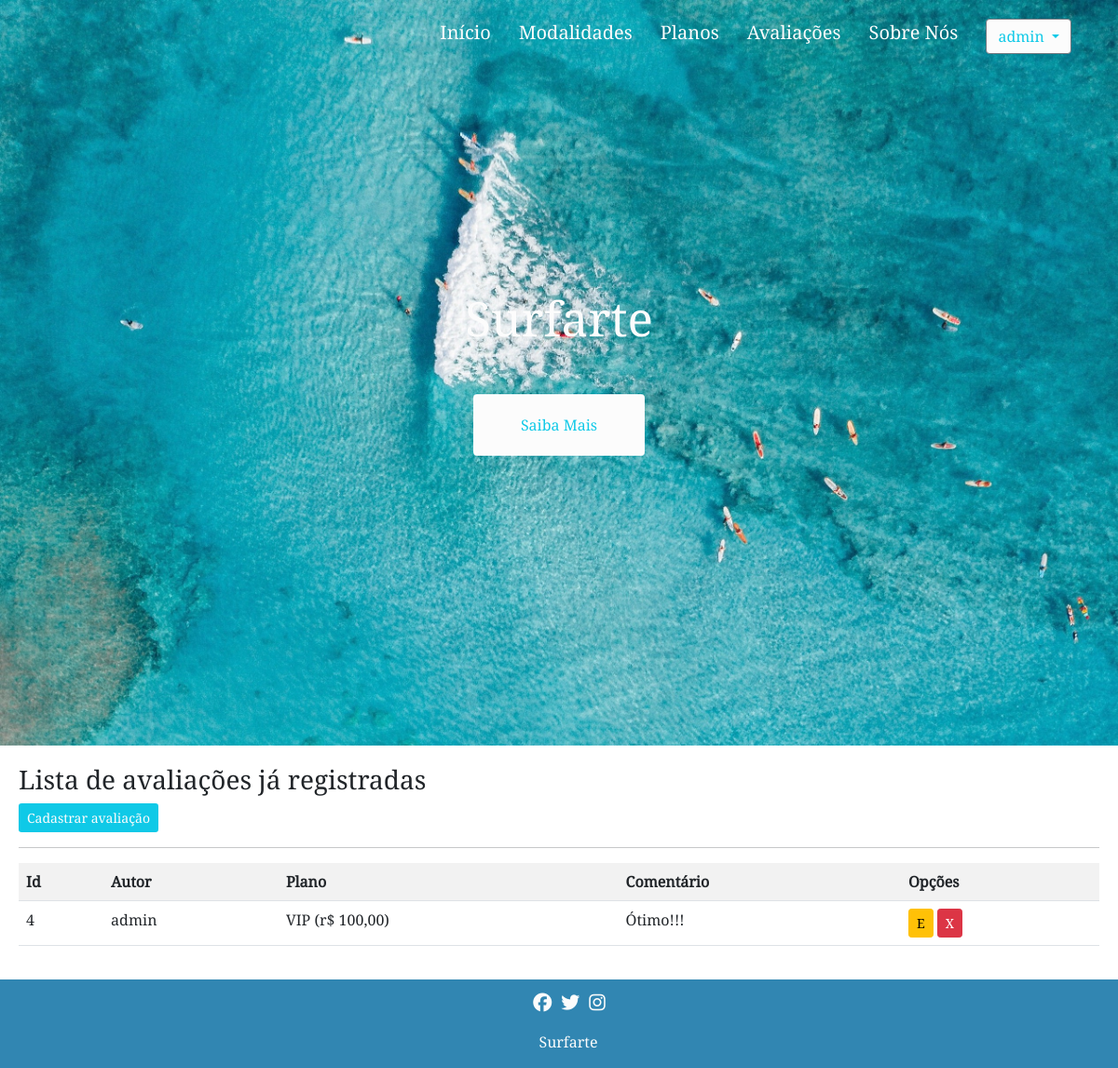
The page /exibir/minha_avaliacao/ (signed in) on the database its author committed.
### cadastros/models.py (models this page shows, shortened)
class Avaliacao(models.Model):
    autor = models.ForeignKey(User, on_delete=models.PROTECT, null=True)
    plano = models.ForeignKey(Plano, on_delete=models.PROTECT)
    comentario = models.TextField(verbose_name='Comentário')

class Plano(models.Model):
    MANHA = 'MANHÃ'
    TARDE = 'TARDE'
    NOITE = 'NOITE'
    FLEXIVEL = 'FLEXÍVEL'
    momento = [(MANHA, 'MANHÃ'), (TARDE, 'TARDE'), (NOITE, 'NOITE'), (FLEXIVEL, 'FLEXÍVEL') ]
    nome = models.CharField(max_length=50)
    preco = models.CharField(verbose_name="Preço", max_length=100)
    dias = models.IntegerField(verbose_name="Quantidade de dias na semana")
    horario = models.CharField(
        max_length=10,
        choices=momento,
        verbose_name='Horário'
    )
    detalhes = models.CharField(max_length=100, null=True, blank=True)
    def __str__(self):
        return "{} ({})".format(self.nome, self.preco)

### cadastros/views.py (the view)
# urls.py: path('exibir/minha_avaliacao/', MinhaAvaliacaoList.as_view(), name='exibir-minha_avaliacao'),
class MinhaAvaliacaoList(LoginRequiredMixin, ListView):
    login_url = reverse_lazy('login')
    model = Avaliacao
    template_name = 'cadastros/listas/minhas_avaliacoes.html'
    def get_queryset(self):
        self.object_list = Avaliacao.objects.filter(autor=self.request.user)
        return self.object_list

### cadastros/templates/cadastros/listas/minhas_avaliacoes.html (shortened to what this page needs)
{% extends 'modelo.html' %}
{% load static %}
{% block main %}
<link rel="stylesheet" type="text/css" href="{% static 'css/estilo_listas.css' %}">
<main>
    <h3>Lista de avaliações já registradas</h3>
    {% if request.user.is_authenticated %}
    <a href="{% url 'cadastrar-avaliacao' %}" class="btn btn-sm" id="btn_cadastrar">Cadastrar avaliação</a>
    {% endif %}
    <hr>
    <div class="table-responsive">
        <table class="table table-striped">
            <tr>
                <th>Id</th>
                <th>Autor</th>
                <th>Plano</th>
                <th>Comentário</th>
                <th>Opções</th>
            </tr>
            {% for avaliacao in object_list %}
            <tr>
                <td>{{ avaliacao.pk }}</td>
                <td>{{ avaliacao.autor }}</td>
                <td>{{ avaliacao.plano }}</td>
                <td>{{ avaliacao.comentario }}</td>
                <td>
                    <a href="{% url 'editar-avaliacao' avaliacao.pk %}" class="btn btn-warning btn-sm" title="Editar" id="btn-opcoes">E</a>
                    <a href="{% url 'excluir-avaliacao' avaliacao.pk %}" class="btn btn-danger btn-sm" title="Excluir" id="btn-opcoes">X</a>
                </td>
            </tr>
            {% empty %}
            <tr>
                <td colspan="5">Nenhum campo registrado!</td>
            </tr>
            {% endfor %}
        </table>
    </div>
</main>
{% endblock %}

### paginas/templates/modelo.html (shortened to what this page needs)
{% load static %}
<!DOCTYPE html>
<html lang="pt-br">
	<head>
		<link href="https://cdn.jsdelivr.net/npm/bootstrap@5.1.3/dist/css/bootstrap.min.css" rel="stylesheet">
		<link rel="stylesheet" href="path/to/font-awesome/css/font-awesome.min.css">
		<link rel="stylesheet" type="text/css" href="{% static 'css/estilo.css' %}">
        <link rel="stylesheet" type="text/css" href="https://cdn.datatables.net/v/bs5/dt-1.11.5/datatables.min.css"/>
	</head>
	<body>
        {% block cabeçalho %}
		<header>
			<nav>
				<li><a href="{% url 'Página Inicial' %}">Início</a></li>
				<li><a href="{% url 'Modalidades' %}">Modalidades</a></li>
				<li><a href="{% url 'exibir-plano' %}">Planos</a></li>
				<li><a href="{% url 'exibir-avaliacao' %}">Avaliações</a></li>
				<li><a href="{% url 'exibir-professor' %}">Sobre Nós</a></li>
				{% if request.user.is_authenticated %}
				<li>
					<div class="dropdown">
						<button class="btn btn-secondary dropdown-toggle" type="button" id="dropdownMenuButton1" data-bs-toggle="dropdown" aria-expanded="false">
                  			<span>{{ request.user }}</span>
                		</button>
	                </div>
				</li>
				{% else %}
              	<br>
              	<a href="{% url 'login' %}" style="margin-right: 5px;">Login</a>
				<a href="{% url 'registrar' %}">Cadastro</a>
              	{% endif %}
			</nav>
		</header>
		<section class="texto_principal">
			<h1>Surfarte</h1>
			<a class="btn" href="">Saiba Mais</a>
		</section>
        {% endblock %}
        {% block main %}{% endblock %}
		{% block footer %}
		<footer>
			<ul>
				<li><a href=""><i class="fa fa-facebook-official" aria-hidden="true"></i></a></li>
				<li><a href=""><i class="fa fa-twitter" aria-hidden="true"></i></i></a></li>
				<li><a href=""><i class="fa fa-instagram" aria-hidden="true"></i></i></i></a></li>
			</ul>
			<p>Surfarte</p>
		</footer>
        {%endblock %}
	</body>
</html>

### static/css/estilo.css (style rules this page uses)
* { margin: 0; font-size: 100%; padding: 0; box-sizing: border-box;font-family: 'NotoS'; }
a { text-decoration: none; opacity: 1; color: #FCFCFC; font-size: 20px; }
ul,nav { list-style: none; }
li { text-decoration: none; }
header { width: 100%; position: absolute; left: 0; top: 0; display: flex; justify-content: flex-end; padding: 20px 50px; align-items: center; }
header nav { display: flex; }
header li { margin: 0 15px; }
header li:first-child { margin-left: 0; }
header li:last-child { margin-right: 0; }
.texto_principal { background-image: url(../img/foto_principal.jpg); background-size: cover; background-repeat: no-repeat;; min-height: 60vh; color: #FCFCFC; min-height: 100vh; display: flex; justify-content: center; align-items: center; flex-direction: column; animation-timing-function: ease-out; }
.texto_principal h1 { font-size: 3.2rem; margin-bottom: 50px; }
.texto_principal .btn { background-color: #FCFCFC; border-radius: 4px; padding: 20px 50px; color: #0FC9E7; }
.dropdown { font-family: 'NotoS' }
#dropdownMenuButton1 { background-color: #FCFCFC; color: #0FC9E7; }
footer { background-color: #3186B2; display: flex;flex-direction: column; padding: -5px;align-items: center; }
footer ul { display:flex; margin-bottom: 15px; padding-top:10px; }
footer ul li { margin-right: 10px; }
footer ul li:last-child { margin-bottom: 0; }
footer p { color: #FCFCFC; text-align: center; padding-left: 20px; }

### static/css/estilo_listas.css (style rules this page uses)
main { margin: 20px; }
#btn_cadastrar { background-color: #0FC9E7; color: #FCFCFC; }

### rows shown on the page
Avaliacao: pk "4", autor "admin", plano "VIP (r$ 100,00)", comentario "Ótimo!!!"

### other values the page prints
{{ request.user }} "admin"
